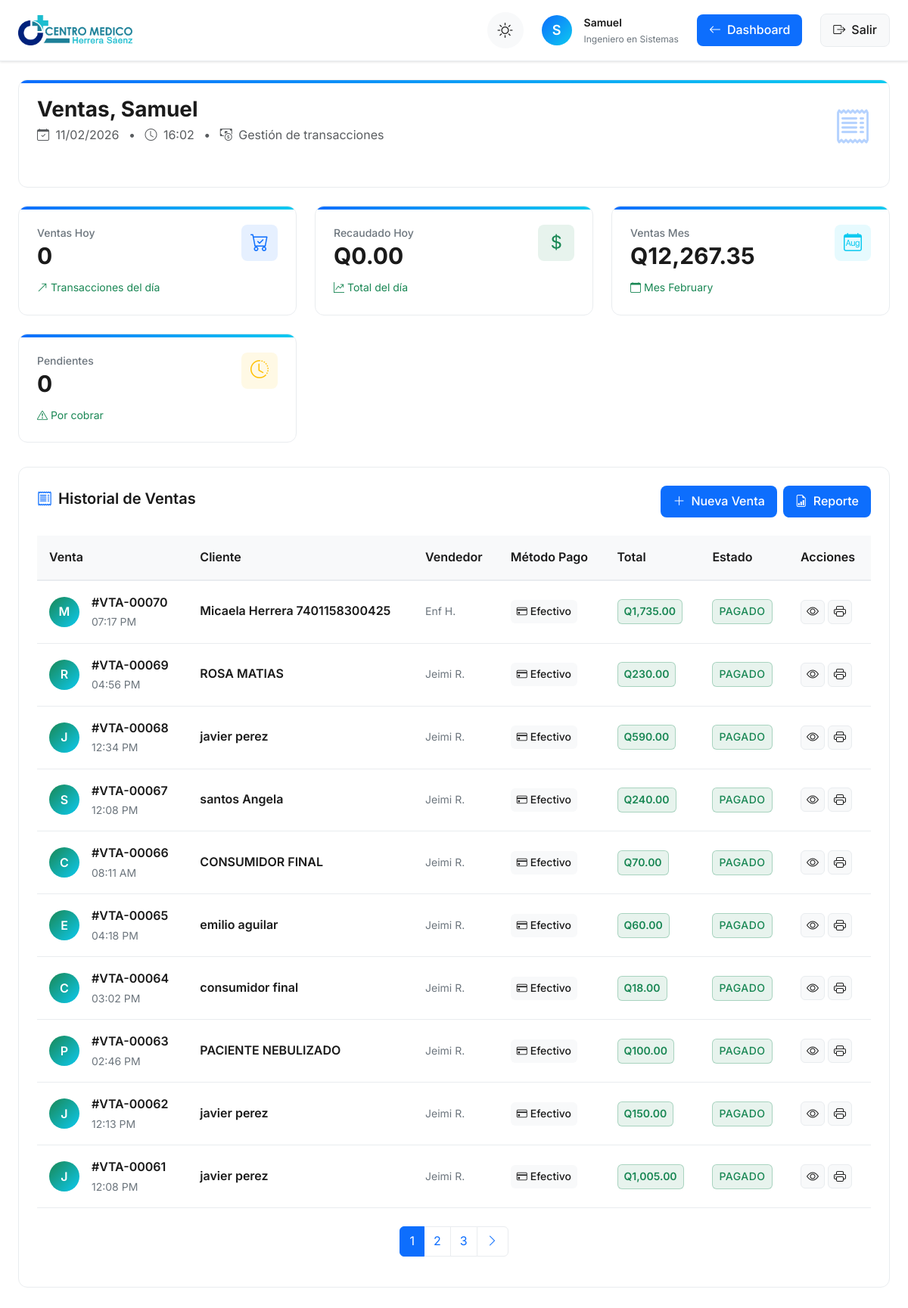
Screenshot of /php/sales/index.php (signed in) with the database file from the repository.
### tables this page shows
CREATE TABLE `ventas` (
  `id_venta` int NOT NULL,
  `id_usuario` int DEFAULT NULL,
  `fecha_venta` datetime DEFAULT CURRENT_TIMESTAMP,
  `nombre_cliente` varchar(100) DEFAULT NULL,
  `nit_cliente` varchar(50) DEFAULT 'C/F',
  `tipo_pago` enum('Efectivo','Tarjeta','Seguro Médico','Transferencia','Traslado') DEFAULT NULL,
  `total` decimal(10,2) DEFAULT '0.00',
  `estado` enum('Pendiente','Pagado','Cancelado') DEFAULT NULL
);

CREATE TABLE `usuarios` (
  `idUsuario` int NOT NULL,
  `usuario` varchar(255) NOT NULL,
  `password` varchar(255) NOT NULL,
  `nombre` varchar(255) NOT NULL,
  `apellido` varchar(255) NOT NULL,
  `especialidad` varchar(255) DEFAULT NULL,
  `tipoUsuario` enum('admin','doc','user','') NOT NULL,
  `clinica` varchar(255) NOT NULL,
  `telefono` varchar(255) NOT NULL,
  `email` varchar(255) NOT NULL,
  `permisos_modulos` text
);

### php/sales/index.php (the view, shortened to what this page needs)
<?php
$user_name = $_SESSION['nombre'];
$user_specialty = $_SESSION['especialidad'] ?? 'Profesional Médico';
try {
    $database = new Database();
    $conn = $database->getConnection();
    $page = isset($_GET['page']) ? (int)$_GET['page'] : 1;
    $limit = 10;
    $offset = ($page - 1) * $limit;
    $stmt = $conn->prepare("SELECT COUNT(*) as total FROM ventas");
    $stmt->execute();
    $total_records = $stmt->fetch(PDO::FETCH_ASSOC)['total'];
    $total_pages = ceil($total_records / $limit);
    $stmt = $conn->prepare("
        SELECT v.*, u.nombre as vendedor_nombre, u.apellido as vendedor_apellido
        FROM ventas v
        LEFT JOIN usuarios u ON v.id_usuario = u.idUsuario
        ORDER BY v.fecha_venta DESC
        LIMIT ? OFFSET ?
    ");
    $stmt->bindValue(1, $limit, PDO::PARAM_INT);
    $stmt->bindValue(2, $offset, PDO::PARAM_INT);
    $stmt->execute();
    $ventas = $stmt->fetchAll(PDO::FETCH_ASSOC);
    $stmt = $conn->query("SELECT SUM(total) as total_hoy FROM ventas WHERE DATE(fecha_venta) = CURDATE() AND estado = 'Pagado'");
    $total_hoy = $stmt->fetch(PDO::FETCH_ASSOC)['total_hoy'] ?? 0;
    $stmt = $conn->query("SELECT COUNT(*) as ventas_hoy FROM ventas WHERE DATE(fecha_venta) = CURDATE()");
    $ventas_hoy = $stmt->fetch(PDO::FETCH_ASSOC)['ventas_hoy'] ?? 0;
    $stmt = $conn->query("SELECT SUM(total) as total_mes FROM ventas WHERE MONTH(fecha_venta) = MONTH(CURDATE()) AND YEAR(fecha_venta) = YEAR(CURDATE()) AND estado = 'Pagado'");
    $total_mes = $stmt->fetch(PDO::FETCH_ASSOC)['total_mes'] ?? 0;
    $stmt = $conn->query("SELECT COUNT(*) as pendientes FROM ventas WHERE estado = 'Pendiente'");
    $pendientes = $stmt->fetch(PDO::FETCH_ASSOC)['pendientes'] ?? 0;
} catch (Exception $e) {
    $ventas = [];
    $total_records = 0;
    $total_pages = 1;
    $total_hoy = 0;
    $ventas_hoy = 0;
    $total_mes = 0;
    $pendientes = 0;
    $error_message = "Error al cargar ventas: " . $e->getMessage();
}
?>
<!DOCTYPE html>
<html lang="es" data-theme="light">
<head>
    <link rel="stylesheet" href="https://cdn.jsdelivr.net/npm/bootstrap-icons@1.10.0/font/bootstrap-icons.css">
    <link href="https://cdn.jsdelivr.net/npm/bootstrap@5.3.0/dist/css/bootstrap.min.css" rel="stylesheet">
    <link rel="stylesheet" href="https://cdn.jsdelivr.net/npm/sweetalert2@11/dist/sweetalert2.min.css">
</head>
<body>
    <div class="dashboard-container">
        <header class="dashboard-header">
            <div class="header-content">
                <div class="brand-container">
                    <img src="../../assets/img/herrerasaenz.png" alt="Centro Médico Herrera Saenz" class="brand-logo">
                </div>
                <div class="header-controls">
                    <div class="theme-toggle">
                        <button id="themeSwitch" class="theme-btn" aria-label="Cambiar tema claro/oscuro">
                            <i class="bi bi-sun theme-icon sun-icon"></i>
                        </button>
                    </div>
                    <div class="header-user">
                        <div class="header-avatar">
                            <?php echo strtoupper(substr($user_name, 0, 1)); ?>
                        </div>
                        <div class="header-details">
                            <span class="header-name"><?php echo htmlspecialchars($user_name); ?></span>
                            <span class="header-role"><?php echo htmlspecialchars($user_specialty); ?></span>
                        </div>
                    </div>
                    <a href="../dashboard/index.php" class="action-btn secondary">
                        <i class="bi bi-arrow-left"></i>
                        Dashboard
                    </a>
                    <a href="../auth/logout.php" class="logout-btn">
                        <i class="bi bi-box-arrow-right"></i>
                        <span>Salir</span>
                    </a>
                </div>
            </div>
        </header>
        <main class="main-content">
            <div class="stat-card mb-4 animate-in">
                <div class="stat-header">
                    <div>
                        <h2 id="greeting" class="stat-value" style="font-size: 1.75rem; margin-bottom: 0.5rem;">
                            <span id="greeting-text">Ventas</span>, <?php echo htmlspecialchars($user_name); ?>
                        </h2>
                        <p class="text-muted mb-0">
                            <i class="bi bi-calendar-check me-1"></i> <?php echo date('d/m/Y'); ?>
                            <span class="mx-2">•</span>
                            <i class="bi bi-clock me-1"></i> <span id="current-time"><?php echo date('H:i'); ?></span>
                            <span class="mx-2">•</span>
                            <i class="bi bi-cash-coin me-1"></i> Gestión de transacciones
                        </p>
                    </div>
                    <div class="d-none d-md-block">
                        <i class="bi bi-receipt text-primary" style="font-size: 3rem; opacity: 0.3;"></i>
                    </div>
                </div>
            </div>
            <div class="stats-grid">
                <div class="stat-card animate-in delay-1">
                    <div class="stat-header">
                        <div>
                            <div class="stat-title">Ventas Hoy</div>
                            <div class="stat-value"><?php echo $ventas_hoy; ?></div>
                        </div>
                        <div class="stat-icon primary">
                            <i class="bi bi-cart-check"></i>
                        </div>
                    </div>
                    <div class="stat-change positive">
                        <i class="bi bi-arrow-up-right"></i>
                        <span>Transacciones del día</span>
                    </div>
                </div>
                <div class="stat-card animate-in delay-2">
                    <div class="stat-header">
                        <div>
                            <div class="stat-title">Recaudado Hoy</div>
                            <div class="stat-value">Q<?php echo number_format($total_hoy, 2); ?></div>
                        </div>
                        <div class="stat-icon success">
                            <i class="bi bi-currency-dollar"></i>
                        </div>
                    </div>
                    <div class="stat-change positive">
                        <i class="bi bi-graph-up-arrow"></i>
                        <span>Total del día</span>
                    </div>
                </div>
                <div class="stat-card animate-in delay-3">
                    <div class="stat-header">
                        <div>
                            <div class="stat-title">Ventas Mes</div>
                            <div class="stat-value">Q<?php echo number_format($total_mes, 2); ?></div>
                        </div>
                        <div class="stat-icon info">
                            <i class="bi bi-calendar-month"></i>
                        </div>
                    </div>
                    <div class="stat-change positive">
                        <i class="bi bi-calendar"></i>
                        <span>Mes <?php echo date('F'); ?></span>
                    </div>
                </div>
                <div class="stat-card animate-in delay-4">
                    <div class="stat-header">
                        <div>
                            <div class="stat-title">Pendientes</div>
                            <div class="stat-value"><?php echo $pendientes; ?></div>
                        </div>
                        <div class="stat-icon warning">
                            <i class="bi bi-clock-history"></i>
                        </div>
                    </div>
                    <div class="stat-change positive">
                        <i class="bi bi-exclamation-triangle"></i>
                        <span>Por cobrar</span>
                    </div>
                </div>
            </div>
            <section class="sales-section animate-in delay-1">
                <div class="section-header">
                    <h3 class="section-title">
                        <i class="bi bi-receipt section-title-icon"></i>
                        Historial de Ventas
                    </h3>
                    <div class="d-flex gap-2">
                        <a href="../dispensary/index.php" class="action-btn">
                            <i class="bi bi-plus-lg"></i>
                            Nueva Venta
                        </a>
                        <button type="button" class="action-btn secondary" data-bs-toggle="modal" data-bs-target="#reportModal">
                            <i class="bi bi-file-earmark-bar-graph"></i>
                            Reporte
                        </button>
                    </div>
                </div>
                <?php if (count($ventas) > 0): ?>
                    <div class="table-responsive">
                        <table class="sales-table">
                            <thead>
                                <tr>
                                    <th>Venta</th>
                                    <th>Cliente</th>
                                    <th>Vendedor</th>
                                    <th>Método Pago</th>
                                    <th>Total</th>
                                    <th>Estado</th>
                                    <th>Acciones</th>
                                </tr>
                            </thead>
                            <tbody>
                                <?php foreach ($ventas as $venta): ?>
                                    <?php
                                    $fecha_venta = new DateTime($venta['fecha_venta']);
                                    $hora_venta = $fecha_venta->format('h:i A');
                                    $vendedor_nombre = $venta['vendedor_nombre'] ? htmlspecialchars($venta['vendedor_nombre'] . ' ' . substr($venta['vendedor_apellido'], 0, 1) . '.') : 'Sistema';
                                    ?>
                                    <tr>
                                        <td>
                                            <div class="sale-cell">
                                                <div class="sale-avatar">
                                                    <?php echo strtoupper(substr($venta['nombre_cliente'] ?? 'C', 0, 1)); ?>
                                                </div>
                                                <div class="sale-info">
                                                    <div class="sale-number">#VTA-<?php echo str_pad($venta['id_venta'], 5, '0', STR_PAD_LEFT); ?></div>
                                                    <div class="sale-time"><?php echo $hora_venta; ?></div>
                                                </div>
                                            </div>
                                        </td>
                                        <td>
                                            <div class="client-name"><?php echo htmlspecialchars($venta['nombre_cliente']); ?></div>
                                        </td>
                                        <td>
                                            <div class="client-type"><?php echo $vendedor_nombre; ?></div>
                                        </td>
                                        <td>
                                            <span class="payment-badge">
                                                <i class="bi bi-credit-card"></i>
                                                <?php echo htmlspecialchars($venta['tipo_pago']); ?>
                                            </span>
                                        </td>
                                        <td>
                                            <span class="amount-badge">
                                                Q<?php echo number_format($venta['total'], 2); ?>
                                            </span>
                                        </td>
                                        <td>
                                            <?php
                                            $status_class = match(strtolower($venta['estado'])) {
                                                'pagado' => 'pagado',
                                                'pendiente' => 'pendiente',
                                                'cancelado' => 'cancelado',
                                                default => 'pendiente'
                                            };
                                            ?>
                                            <span class="status-badge <?php echo $status_class; ?>">
                                                <?php echo htmlspecialchars($venta['estado']); ?>
                                            </span>
                                        </td>
                                        <td>
                                            <div class="action-buttons">
                                                <button type="button"
                                                        class="btn-icon view view-details"
                                                        title="Ver detalles"
                                                        data-id="<?php echo $venta['id_venta']; ?>">
                                                    <i class="bi bi-eye"></i>
                                                </button>
                                                <a href="../dispensary/print_receipt.php?id=<?php echo $venta['id_venta']; ?>"
                                                   target="_blank"
                                                   class="btn-icon print"
                                                   title="Imprimir recibo">
                                                    <i class="bi bi-printer"></i>
                                                </a>
                                            </div>
                                        </td>
                                    </tr>
                                <?php endforeach; ?>
                            </tbody>
                        </table>
                    </div>
                    <?php if ($total_pages > 1): ?>
                        <div class="d-flex justify-content-center mt-4">
                            <nav>
                                <ul class="pagination">
                                    <?php
                                    $start = max(1, $page - 2);
                                    $end = min($total_pages, $page + 2);
                                    for ($i = $start; $i <= $end; $i++):
                                    ?>
                                        <li class="page-item <?php echo $i == $page ? 'active' : ''; ?>">
                                            <a class="page-link" href="?page=<?php echo $i; ?>"><?php echo $i; ?></a>
                                        </li>
                                    <?php endfor; ?>
                                    <?php if ($page < $total_pages): ?>
                                        <li class="page-item">
                                            <a class="page-link" href="?page=<?php echo $page + 1; ?>">
                                                <i class="bi bi-chevron-right"></i>
                                            </a>
                                        </li>
                                    <?php endif; ?>
                                </ul>
                            </nav>
                        </div>
                    <?php endif; ?>
                <?php endif; ?>
            </section>
        </main>
    </div>
</body>
</html>

### rows the page displays
ventas: nombre_cliente "M", id_venta "00070", fecha_venta "07:17 PM", nombre_cliente "Micaela Herrera 7401158300425", id_usuario.apellido "Enf H.", tipo_pago "Efectivo", total "1,735.00", estado "PAGADO"
ventas: nombre_cliente "R", id_venta "00069", fecha_venta "04:56 PM", nombre_cliente "ROSA MATIAS", id_usuario.apellido "Jeimi R.", tipo_pago "Efectivo", total "230.00", estado "PAGADO"
ventas: nombre_cliente "J", id_venta "00068", fecha_venta "12:34 PM", nombre_cliente "javier perez", id_usuario.apellido "Jeimi R.", tipo_pago "Efectivo", total "590.00", estado "PAGADO"
ventas: nombre_cliente "S", id_venta "00067", fecha_venta "12:08 PM", nombre_cliente "santos Angela", id_usuario.apellido "Jeimi R.", tipo_pago "Efectivo", total "240.00", estado "PAGADO"
ventas: nombre_cliente "C", id_venta "00066", fecha_venta "08:11 AM", nombre_cliente "CONSUMIDOR FINAL", id_usuario.apellido "Jeimi R.", tipo_pago "Efectivo", total "70.00", estado "PAGADO"
ventas: nombre_cliente "E", id_venta "00065", fecha_venta "04:18 PM", nombre_cliente "emilio aguilar", id_usuario.apellido "Jeimi R.", tipo_pago "Efectivo", total "60.00", estado "PAGADO"
ventas: nombre_cliente "C", id_venta "00064", fecha_venta "03:02 PM", nombre_cliente "consumidor final", id_usuario.apellido "Jeimi R.", tipo_pago "Efectivo", total "18.00", estado "PAGADO"
ventas: nombre_cliente "P", id_venta "00063", fecha_venta "02:46 PM", nombre_cliente "PACIENTE NEBULIZADO", id_usuario.apellido "Jeimi R.", tipo_pago "Efectivo", total "100.00", estado "PAGADO"
ventas: nombre_cliente "J", id_venta "00062", fecha_venta "12:13 PM", nombre_cliente "javier perez", id_usuario.apellido "Jeimi R.", tipo_pago "Efectivo", total "150.00", estado "PAGADO"
ventas: nombre_cliente "J", id_venta "00061", fecha_venta "12:08 PM", nombre_cliente "javier perez", id_usuario.apellido "Jeimi R.", tipo_pago "Efectivo", total "1,005.00", estado "PAGADO"

### other values shown
substr($user_name, 0, 1) "S"
$user_name "Samuel"
$user_specialty "Ingeniero en Sistemas"
$ventas_hoy "0"
$total_hoy "0.00"
$total_mes "12,267.35"
$pendientes "0"
